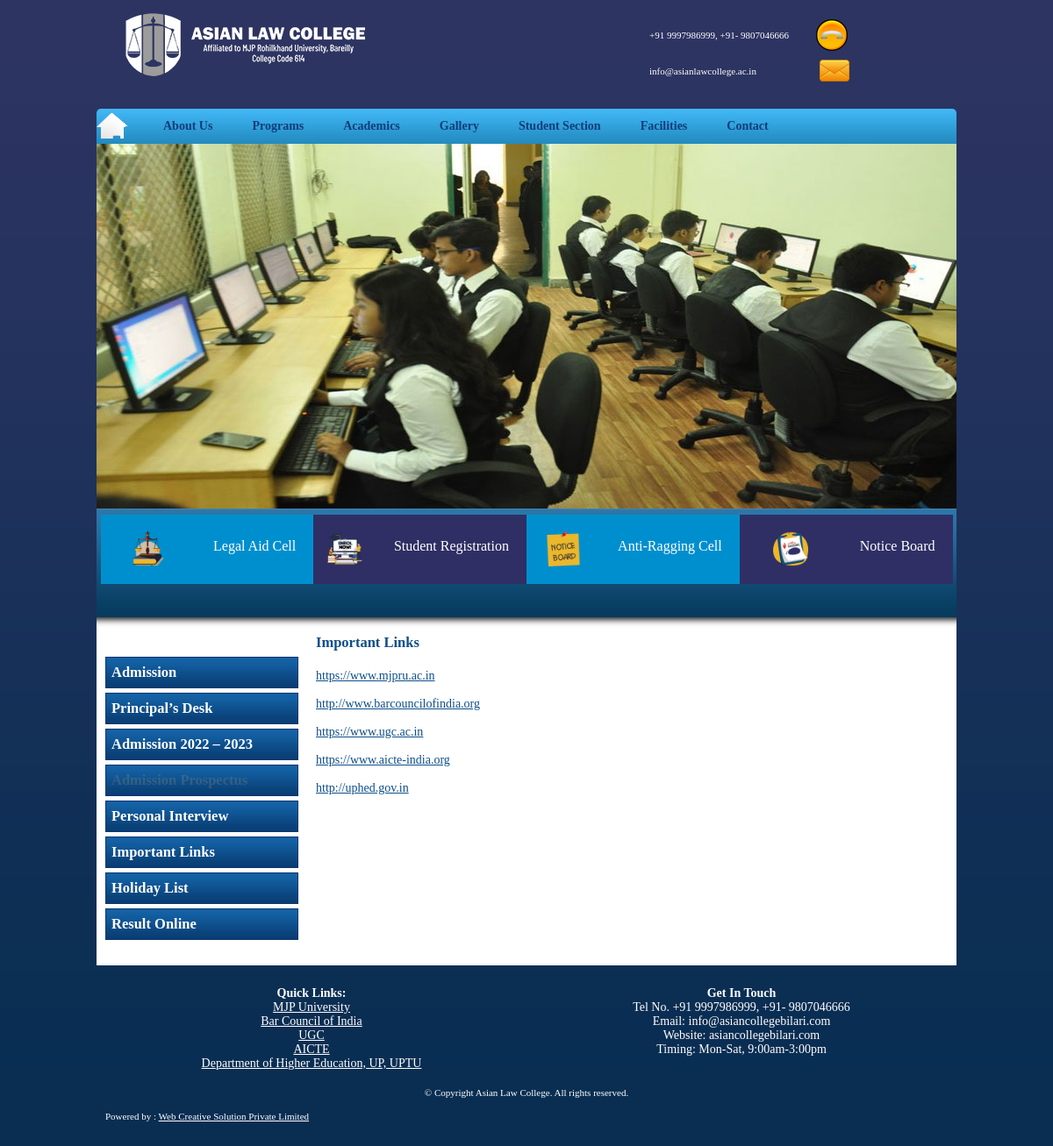
Screenshot of /important-link/ with the database file from the repository.
### mainApp/models.py (models this page shows, shortened)
class Important_Links(models.Model):
    id = models.AutoField(primary_key=True)
    name = models.CharField(max_length=200)
    link = models.TextField()

### mainApp/views.py (the view)
# urls.py: path('important-link/',views.importantLinks),
def importantLinks(Request):
    aboutdata = about.objects.all()
    facilitydata = Facilitie.objects.all()
    studentdata = Student.objects.all()
    academicdata = Academic.objects.all()
    programdata = Program.objects.all()
    ildata = Important_Links.objects.all()
    admpdata = Admission_Prospectus.objects.last()
    hlddata = Holiday_List.objects.last()
    return render(Request,"important-link.html",{
        "aboutdata":aboutdata,
        "facilitydata":facilitydata,
        "studentdata":studentdata,
        "academicdata":academicdata,
        "programdata":programdata,
        "ildata":ildata,
        "admpdata":admpdata,
        "hlddata":hlddata,
    })

### mainApp/templates/important-link.html
{%extends "home.html"%}
{%load static%}
{%block body%}
                    <div class="right_panel">
                        <h2>Important Links</h2>
                        <p style="font-size:14px;">
                            {%for i in ildata%}
                            <a href="{{i.link}}">{{i.name}}</a><br><br>
                            {%endfor%}
                        </p>
                    </div>
                    {%endblock%}

### mainApp/templates/home.html (shortened to what this page needs)
{%load static%}
<!DOCTYPE html
    PUBLIC "-//W3C//DTD XHTML 1.0 Transitional//EN" "http://www.w3.org/TR/xhtml1/DTD/xhtml1-transitional.dtd">
<html xmlns="http://www.w3.org/1999/xhtml">
<head>
    <link href="{%static 'css/style.css'%}" rel="stylesheet" type="text/css" media="all" />
    <link rel="stylesheet" href="{%static 'jquery/css/nivo-slider.css'%}" type="text/css" media="screen" />
</head>
<body>
    <div class="main_wrap">
        <div class="content">
            <div class="header_area">
                <div class="head_top">
                    <div class="logo"><a href="/"><img src="{%static 'logo2.png'%}" alt="logo" /></a></div>
                    <div class="right_info">
                        <p align="right" class="phono">+91 9997986999, +91- 9807046666</p>
                        <p align="right" class="mail">info@asianlawcollege.ac.in</p>
                    </div>
                </div>
                <div class="head_bottom">
                    <div class="nav">
                        <ul>
                            <li class="hom"><a href="/"></a></li>
                            <li><a href="#">About Us</a>
                            </li>
                            <li><a href="#">Programs</a>
                            </li>
                            <li><a href="#">Academics</a>
                            </li>
                            <li><a href="/gallery">Gallery</a></li>
                            <li><a href="#">Student Section</a>
                            </li>
                            <li><a href="#">Facilities</a>
                            </li>
                            <li><a href="/contact">Contact</a></li>
                        </ul>
                    </div>
                    <div class="banner">
                        <div id="slider-wrapper">
                            <div id="slider" class="nivoSlider">
                            </div>
                        </div>
                    </div>
                    <div class="mid_info">
                        <div class="info_content">
                            <ul>
                                <li
                                    style="float;left; width:25%; font-size:16px; color:#ffffff; padding:2% 0 ; background-color:#008fce;">
                                    <center><img src="{%static 'legal.png'%}" width="40px" height="40px"><a style="margin: 8px;
    float: right;
    padding: 0px 12px;" href="/legal-aid-cell">Legal Aid Cell</a></center>
                                </li>
                                <li
                                    style="float;left; width:25%; font-size:16px; color:#ffffff; padding:2% 0; background-color:#2f2f65;">
                                    <center><img src="{%static 'enrol.png'%}" width="40px" height="40px"><a style=" margin: 8px;
    float: right;
    padding: 0px 12px;" href="/studentreg">Student Registration</a></center>
                                </li>
                                <li
                                    style="float;left; width:25%; font-size:16px; color:#ffffff; padding:2% 0; background-color:#008fce;">
                                    <center><img src="{%static 'notice.pn'%}g" width="40px" height="40px"><a style=" margin: 8px;
    float: right;
    padding: 0px 12px;" href="/anti-ragging">Anti-Ragging Cell</a></center>
                                </li>
                                <li
                                    style="float;left; width:25%; font-size:16px; color:#ffffff; padding:2% 0; background-color:#2f2f65;">
                                    <center><img src="{%static 'ragging.p'%}ng" width="40px" height="40px"><a style="margin: 8px;
    float: right;
    padding: 0px 12px;" href="/notice-board">Notice Board</a></center>
                                </li>
                            </ul>
                        </div>
                    </div>
                </div>
            </div>
            <div class="area_body">
                <div class="area_content">
                    <div class="left_panel">
                        <div class="left_info">
                            <h2><a href="/admission">Admission</a></h2>
                            <h2><a href="/principal-desk">Principal’s Desk</a></h2>
                            <h2><a href="/admission-years">Admission 2022 – 2023</a></h2>
                            <h2><a href="{{admpdata.file.url}}" style="color:#FBBD4E;"
                                    class="txtblnk">
                                    <blink>Admission Prospectus</blink>
                                </a></h2>
                            <h2><a href="/personal-interview">Personal Interview</a></h2>
                            <h2><a href="/important-link">Important Links</a></h2>
                            <h2><a target="blank" href="{{hlddata.file.url}}">Holiday
                                    List</a></h2>
                            <h2><a target="blank" href="https://entrance.mjpruonline.in/">Result Online </a></h2>
                            <br><br>
                        </div>
                    </div>
                    {%block body%}{%endblock%}
                </div>
            </div>
            <br><br>
            <div class="area_body" style="background-color:#ffffff !important; margin-bottom:50px;">
                <div style="float:left; font-size:14px; width:50%; margin:0px; padding:0px;">
                    <center> <b> Quick Links:</b><br>
                        <a style="color:#ffffff;" target="blank" href="https://www.mjpru.ac.in/">MJP University</a><br>
                        <a style="color:#ffffff;" target="blank" href="http://www.barcouncilofindia.org/">Bar Council of
                            India</a><br>
                        <a style="color:#ffffff;" target="blank" href="https://www.ugc.ac.in/">UGC</a><br>
                        <a style="color:#ffffff;" target="blank" href="https://www.aicte-india.org/">AICTE</a><br>
                        <a style="color:#ffffff;" target="blank" href="http://uphed.gov.in/">Department of Higher
                            Education, UP, UPTU</a><br>
                </div>
                <div style="float:left; width:50%;font-size:14px; margin:0px; padding:0px;">
                    <center> <b> Get In Touch</b><br>
                        Tel No. +91 9997986999, +91- 9807046666<br>
                        Email: info@asiancollegebilari.com<br>
                        Website: asiancollegebilari.com<br>
                        Timing: Mon-Sat, 9:00am-3:00pm<br></center>
                </div>
            </div> <br><br><br><br><br>
            <div class="footer_area">
                <center>
                    <h6>© Copyright Asian Law College. All rights reserved.</h6>
                </center>
                <p style="margin-bottom:30px;" align="right">Powered by : <a target="_blank"
                        href="https://www.webcreativeindia.com/"> Web Creative Solution Private Limited</a></p>
            </div>
        </div>
    </div>
</body>
</html>

### mainApp/static/css/style.css (style rules this page uses)
* { margin:0; padding:0; }
img, a { border:0; outline:none; }
h1 ,h2 ,h3 ,h4 ,h5 ,h6 ,p { margin: 10px;padding:0;text-align: justify; }
body { margin:0; padding:0; font-size:11px; color:#fff; font-family:tahoma; background:url(/static/images/main_bg.gif) repeat-x #092e52; }
.main_wrap { margin:0 auto; padding:0; width:100%; }
.content { margin:0 auto; padding:0; width:980px; }
.header_area { margin:0 auto; padding:12px 0 0 0; width:980px; }
.head_top { margin:0; padding:0 0 20px 0; }
.logo { margin:0; padding:0; width:620px; float:left; }
.right_info { margin:0; padding:0; width:360px; float:left; }
.right_info p.phono { padding:0;height:36px;line-height:36px;background:url(/static/images/ph-icon.png) no-repeat 190px top; }
.right_info p.mail { padding:0;height:26px;line-height:26px;background:url(/static/images/mail_icon.png) no-repeat 194px top; }
.head_bottom { margin:0 auto; padding:0; width:980px; background:url(/static/images/menu_bg.gif) repeat-x; border-radius:5px 5px 0 0; }
.nav ul { padding:0;list-style: none;position: relative;display: inline-table; }
.nav ul:after { content: ""; clear: both; display: block; }
.nav ul li { float: left;padding:0; }
.nav ul li.hom { background:url(/static/images/home.png) no-repeat left top;height:30px;width:37px;margin:4px 4px 0 0; line-height:30px; }
.nav ul li a { display: block;padding:0 10px 0px 35px;font-size:14px;line-height:40px;height:40px;text-decoration: none;color:#0f3e7b;font-weight:bold; }
.banner { margin:0; padding:0; }
.mid_info { margin:0; padding:0; background:url(/static/images/mid_bg.gif) repeat-x; height:143px; }
.info_content { margin:0 auto; padding:7px 0; width:971px; }
.info_content ul { margin:0; padding:0; }
.info_content ul li { margin:0; padding:0 7px 0 6px; list-style-type:none; float:left; }
.info_content ul li a { margin:0; padding:0; text-decoration:blink; color:#fff; }
.area_body { margin:0 auto; padding:0; width:980px; background:#fff; }
.area_content { margin:0 auto; padding:0; width:960px; }
.left_panel { margin:0; padding:0; width:220px; float:left; }
.left_info { margin:0; padding:14px 0 0 0; }
.left_info h2 { margin:0 0 5px 0; padding:0 0 0 6px; background:url(/static/images/left_sty_bg.gif) repeat-x; line-height:34px; border:1px solid #0b3771; }
.left_info h2 a { text-decoration:none; color:#fff; }
.right_panel { margin:0; padding:0 10px; width:720px; float:left; }
.right_panel h2 { margin:0; padding:0 0 10px 10px; color:#0d4e8a; }
.right_panel p, .right_panel table { color:#0d4e8a; }
a { color:#0d4e8a; }
.footer_area { margin:0 auto; padding:0; width:980px; }
.footer_area h6 { margin:0; padding:5px 0; text-align:center; font-size:11px; font-weight:normal; }
.footer_area p { font-size:11px; }
.footer_area p a { padding:0 0 2px 0; text-decoration:underline; color:#fff; }
.right_panel p { font-size: 14px; }

### rows the page displays
Important_Links: name "https://www.mjpru.ac.in"
Important_Links: name "http://www.barcouncilofindia.org"
Important_Links: name "https://www.ugc.ac.in"
Important_Links: name "https://www.aicte-india.org"
Important_Links: name "http://uphed.gov.in"
